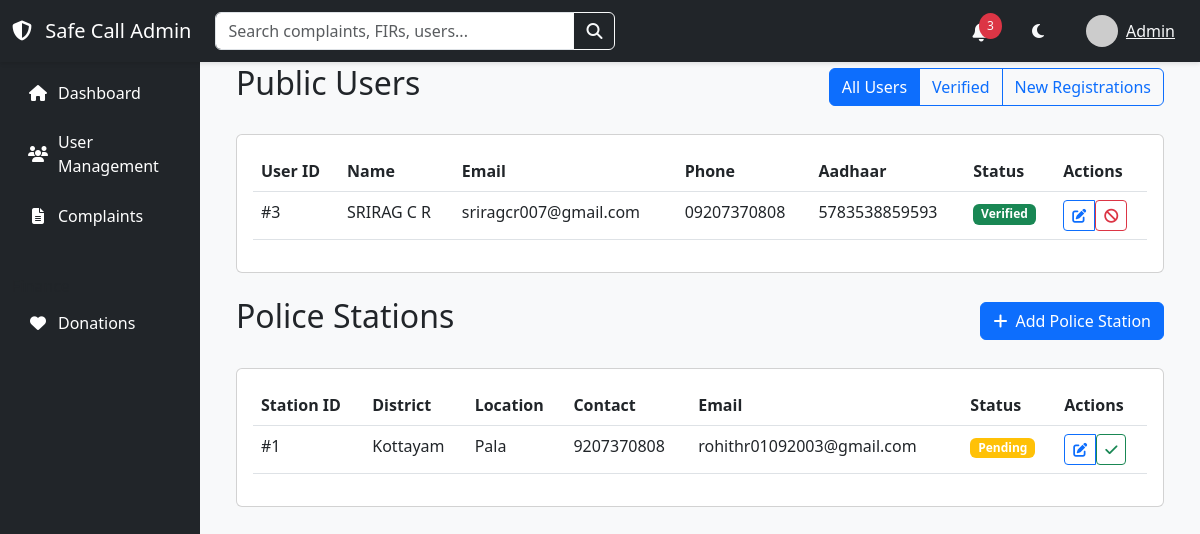
/custom-admin/users/ (signed in), run on an earlier commit of the app's database.
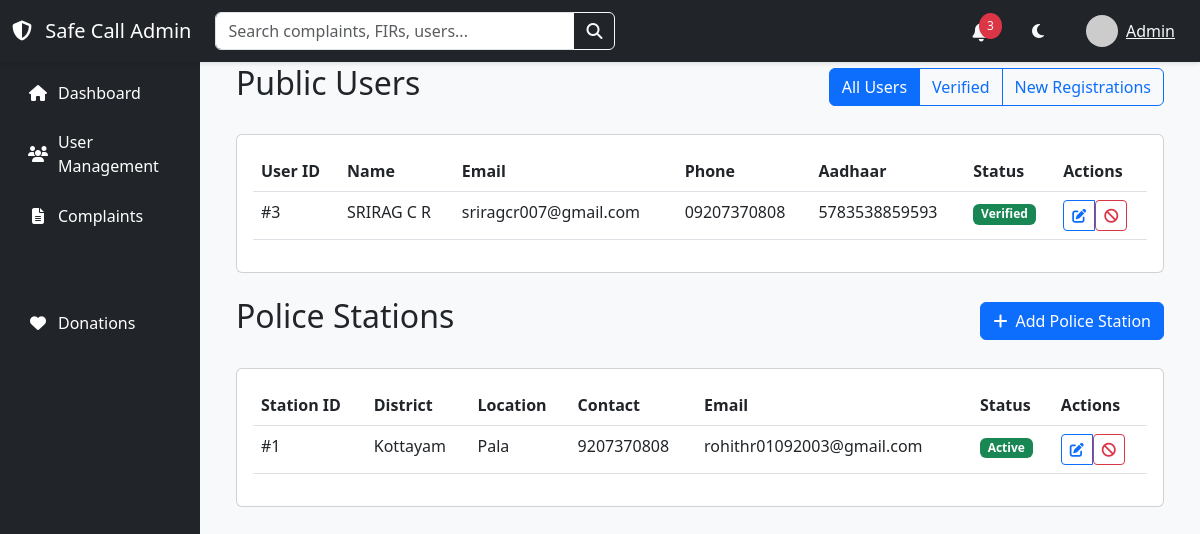
And on a later commit of the database.
### core/models.py (models this page shows, shortened)
class PoliceStation(models.Model):
    district = models.CharField(max_length=100)
    location = models.CharField(max_length=255)
    pincode = models.CharField(max_length=6)
    contact = models.CharField(max_length=15)
    email = models.EmailField(unique=True)  # Added email field
    password = models.CharField(max_length=255)
    approved = models.BooleanField(default=False)

### custom_admin/views.py (the view, shortened to what this page needs)
# urls.py: path('users/', views.UserListView.as_view(), name='users'),
class UserListView(SuperUserRequiredMixin, TemplateView):
    template_name = 'admin/users.html'
    def get_context_data(self, **kwargs):
        context = super().get_context_data(**kwargs)
        try:
            filter_type = self.request.GET.get('filter', 'all')
            public_users = PublicUser.objects.all()
            if filter_type == 'verified':
                public_users = public_users.filter(is_verified=True)
            elif filter_type == 'new':
                public_users = public_users.filter(is_verified=False)
            police_stations = PoliceStation.objects.all().order_by('district', 'location')
            context.update({
                'public_users': public_users,
                'police_stations': police_stations,
                'current_filter': filter_type
            })
        except Exception as e:
            messages.error(self.request, f'Error loading users: {str(e)}')
            context.update({
                'public_users': [],
                'police_stations': [],
                'current_filter': 'all'
            })
        return context

### custom_admin/views.py (called while the page is built)
    def test_func(self):
        return self.request.user.is_authenticated and self.request.user.is_superuser

### templates/admin/users.html (shortened to what the changed rows need)
{% extends "admin/base.html" %}
{% block content %}
<div class="container-fluid">
    <div class="d-flex justify-content-between align-items-center mb-4">
        <h1 class="h2">Public Users</h1>
    </div>
    <div class="card mb-4">
        <div class="card-body">
            <div class="table-responsive">
                <table class="table table-hover">
                    <thead>
                        <tr>
                            <th>User ID</th>
                            <th>Name</th>
                            <th>Email</th>
                            <th>Phone</th>
                            <th>Aadhaar</th>
                            <th>Status</th>
                            <th>Actions</th>
                        </tr>
                    </thead>
                </table>
            </div>
        </div>
    </div>
    <div class="d-flex justify-content-between align-items-center mb-4">
        <h1 class="h2">Police Stations</h1>
    </div>
    <div class="card">
        <div class="card-body">
            <div class="table-responsive">
                <table class="table table-hover">
                    <thead>
                        <tr>
                            <th>Station ID</th>
                            <th>District</th>
                            <th>Location</th>
                            <th>Contact</th>
                            <th>Email</th>
                            <th>Status</th>
                            <th>Actions</th>
                        </tr>
                    </thead>
                    <tbody>
                        {% for station in police_stations %}
                        <tr>
                            <td>#{{ station.id }}</td>
                            <td>{{ station.district }}</td>
                            <td>{{ station.location }}</td>
                            <td>{{ station.contact }}</td>
                            <td>{{ station.email }}</td>
                            <td>
                                {% if station.approved %}
                                    <span class="badge bg-success">Active</span>
                                {% else %}
                                    <span class="badge bg-warning">Pending</span>
                                {% endif %}
                            </td>
                            <td>
                                <div class="btn-group">
                                    <button type="button" class="btn btn-sm btn-outline-primary" data-bs-toggle="modal" data-bs-target="#editStationModal{{ station.id }}">
                                        <i class="fas fa-edit"></i>
                                    </button>
                                    <form method="POST" class="d-inline">
                                        {% if not station.approved %}
                                            <button type="submit" name="action" value="approve" class="btn btn-sm btn-outline-success">
                                                <i class="fas fa-check"></i>
                                            </button>
                                        {% else %}
                                            <button type="submit" name="action" value="suspend" class="btn btn-sm btn-outline-danger">
                                                <i class="fas fa-ban"></i>
                                            </button>
                                        {% endif %}
                                    </form>
                                </div>
                            </td>
                        </tr>
                        {% empty %}
                        <tr>
                            <td colspan="7" class="text-center">No police stations found</td>
                        </tr>
                        {% endfor %}
                    </tbody>
                </table>
            </div>
        </div>
    </div>
</div>
{% endblock %}

What changed in the data, as far as the page shows it:
changed PoliceStation "Kottayam": approved "Pending" → "Active"
